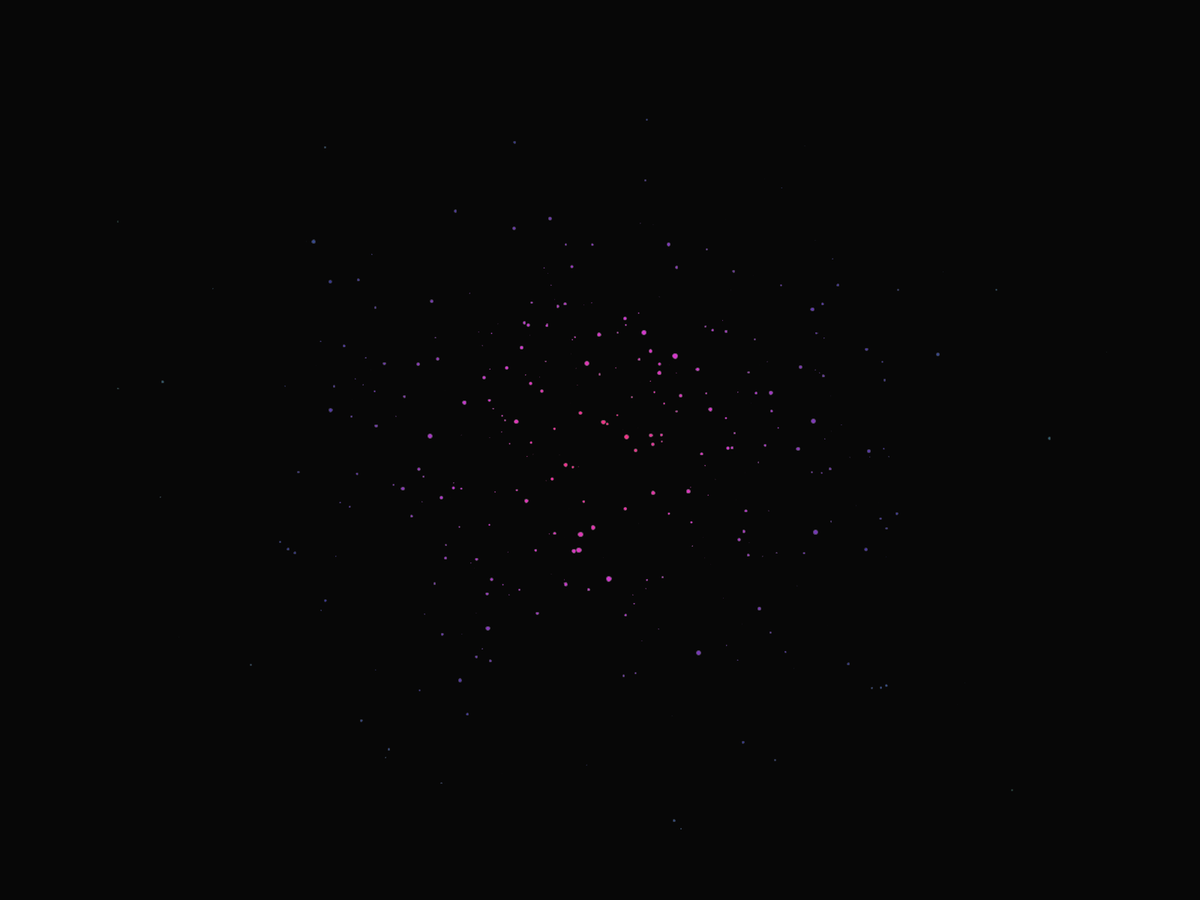
Frame 1 (no input)
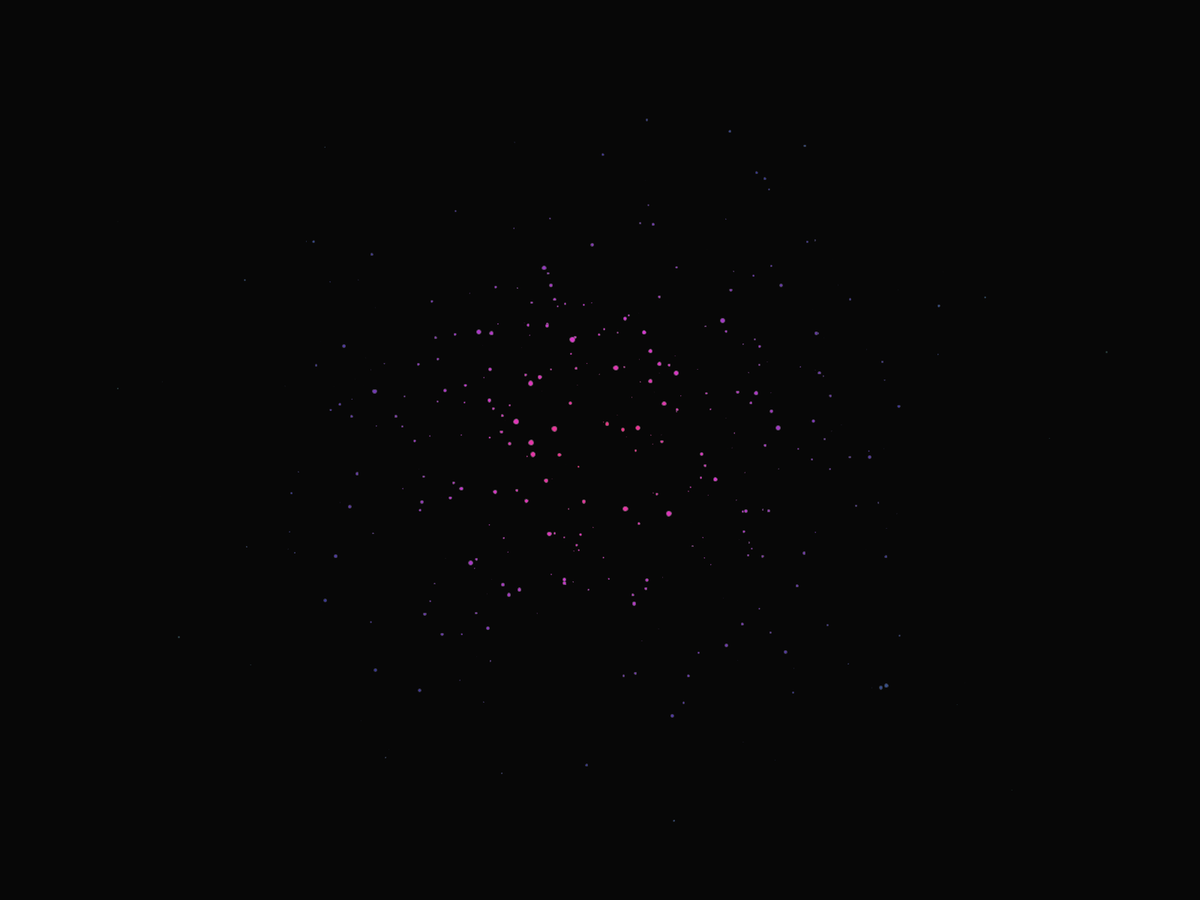
Frame 60 (the mouse pressed at the canvas centre just before this capture)
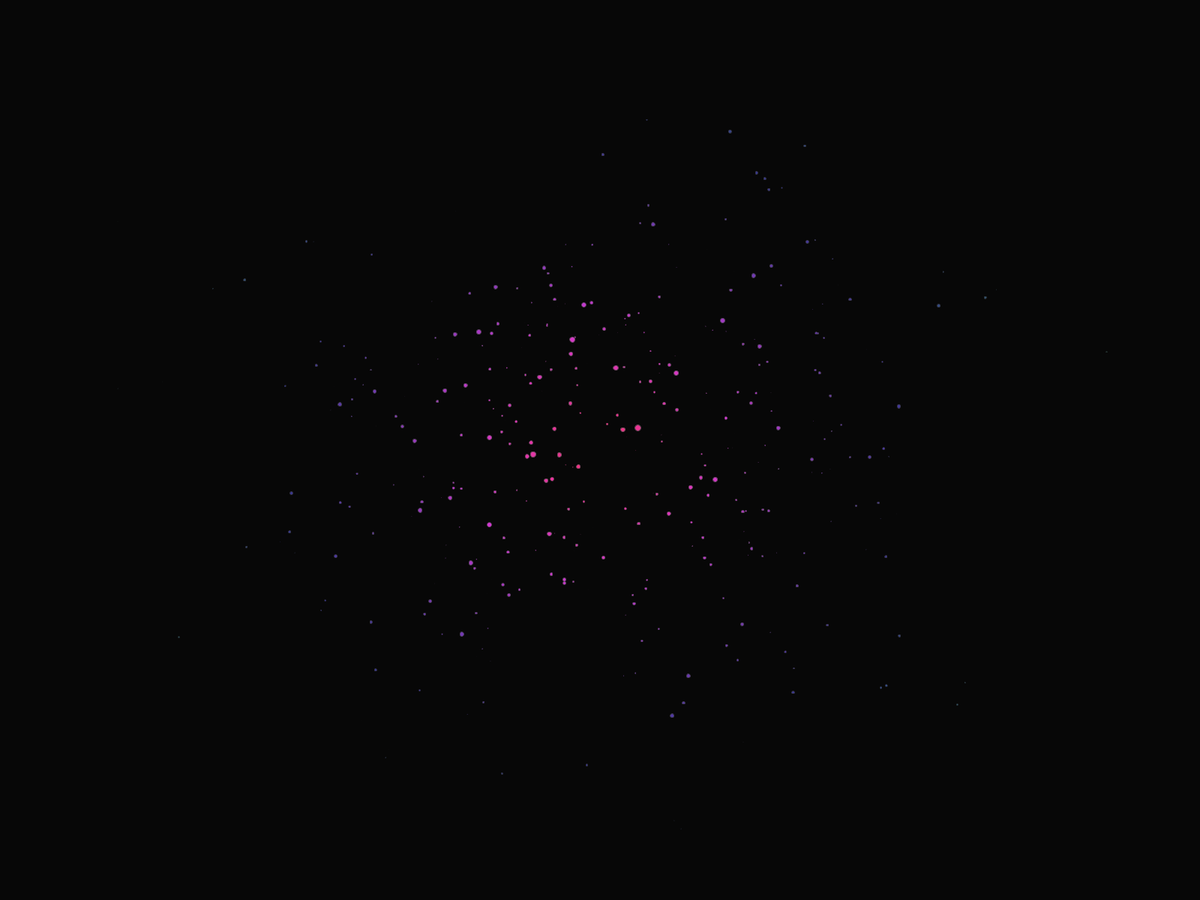
Frame 120 (the mouse held since frame 60 and released just before this capture)

The Processing sketch that drew these frames (run headless with seeded random() and noise(); from frame 60 on, the mouse is pressed at the canvas centre):

// Processing sketch: twinkies
// ── twinkies.pde
class Circle {
  float x, y, r;
  Circle(float x, float y, float r) {
    this.x = x;
    this.y = y;
    this.r = r;
  }
  
  void pulse(String type) {
    float pulseFactor = 1.0;
    // FIXME: https://processing.org/reference/bezierPoint_.html    
    double sinStep = millis()/1000.0;
    switch(type){
      case "fluid": pulseFactor = norm(sin((float)sinStep + x*y),-1,1); break;
    }
    scale(pulseFactor);
  }

  void draw() {
    pushMatrix();
    translate(x,y);
    float max_dist = dist(0,0,width/2.0, height/2.0);
    float dist = dist(x,y,width/2.0, height/2.0);
    float dist_diff = max_dist-dist;
    float hue = map(dist_diff,0, max_dist, 100, 343 );
    float s =  map(dist_diff,0, max_dist, 40, 80);
    float b = map(dist_diff,0, max_dist, 10, 98);
    fill(hue, s, b);
    stroke(hue,s/2.0,b/2.0);
    pulse("fluid");
    ellipse(0,0,r,r);
    popMatrix();
  }
}

Circle createCircle() {
  float x = map(randomGaussian(), -3, 3, 0.05, 0.95) * width;
  float y = map(randomGaussian(), -3, 3, 0.05, 0.95) * height;
  float max_dist = dist(0,0,width/2.0, height/2.0);
  float dist = map(max_dist-dist(x,y,width/2.0, height/2.0),0,max_dist,0,11);
  float r = map(randomGaussian(), -3, 3, 0.05, 0.95) * dist;
  return new Circle(x,y,r);
}

Circle[] circles;
int count = 400;

void setupScene() {
  circles = new Circle[count];
  for(int i = 0; i < count; i++) {
    circles[i] = createCircle();
  }
}

void setup() {
  fullScreen();
  pixelDensity(displayDensity());
  colorMode(HSB, 360, 100, 100);
  rectMode(CENTER);
  smooth(8);
  background(10);
  setupScene();
}

void mouseClicked() {
  setupScene();  
}

void draw() {
  background(10);
  for(int i=0; i < count; i++) {
    circles[i].draw();
  }
}
